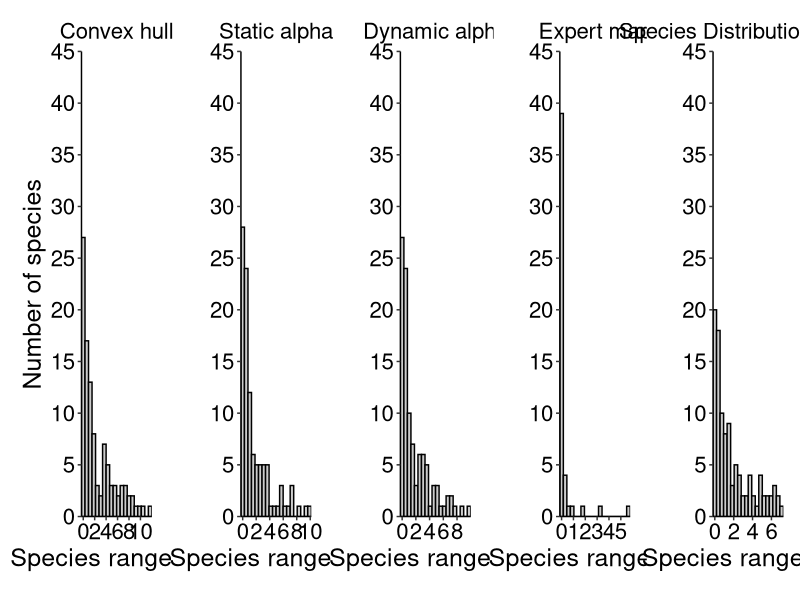

The R source for this figure: (Note: this script raises an error after producing the figure.)
### This code replicates all the analysis and figures done in the paper entitled: 
# "Comparing methods for estimating geographic ranges in freshwater fishes"
# by Valencia-Rodríguez et al. Submitted to Freshwater Biology

#-----------------------------------------------------------------------------#
####             3.1 Comparison of range sizes between methods             ####
#-----------------------------------------------------------------------------#

## This analysis only considers ranges restricted to water bodies for each method

# Load libraries
library(readr)
library(dplyr)
library(tidyr)
library(ggplot2)
library(patchwork)

# Set your working directory
setwd("~/yourpath")

## Load the "ranges_size.csv" table with the range size estimates for each method. 
# This file is available in section 2.6 or in the tables folder. 
data <- read_csv("ranges_size.csv")

### Prepare the data for analysis ###

# Select only the columns with methods to evaluate range sizes restricted to water bodies
ranges <- data %>% select(Convex_network,Static_network,Dynamic_network,SDM,Expert_network) %>% 
  rename(Convex=Convex_network, Static=Static_network, Dynamic=Dynamic_network, Expert=Expert_network)

## Kolmogorov-Smirnov (KS) test to compare range sizes estimated by each pair of methods

# Function to perform KS test between pairs of methods
ks_test <- function(col1, col2, data) {
  filtered_data <- data %>% select(all_of(col1), all_of(col2)) %>% drop_na()
  test_result <- ks.test(filtered_data[[col1]], filtered_data[[col2]])
  return(c(col1, col2, test_result$statistic, test_result$p.value, nrow(filtered_data)))
}

# Create a list of all possible method pairs
method_pairs <- combn(names(ranges), 2, simplify = FALSE)
# KS test for each pair of methods
ks_results <- lapply(method_pairs, function(pair) {
  ks_test(pair[1], pair[2], ranges)
})

# Merge the results into an array
ks_results_df <- do.call(rbind, ks_results)
colnames(ks_results_df) <- c("Method1", "Method2", "KS_Statistic", "p_KS", "Sample_Size")

# Convert results to a data frame and ensure correct data types
ks_results_df <- as.data.frame(ks_results_df)
ks_results_df$KS_Statistic <- as.numeric(as.character(ks_results_df$KS_Statistic))
ks_results_df$p_KS <- as.numeric(as.character(ks_results_df$p_KS))
ks_results_df$Sample_Size <- as.numeric(as.character(ks_results_df$Sample_Size))
# Print the results
print(ks_results_df)

## Note: The "ks_results_df" object will be used after constructing FIGURE 3 to generate Table 2 ##

### FIGURE 3 ###

# Convex hull
hull <- ggplot(ranges, aes(Convex/100000)) +
  geom_histogram(fill="grey80", color="black", bins=20) +
  labs(x = expression("Species range size"), y="Number of species") +
  scale_y_continuous(limits=c(0, 45), breaks=seq(0, 45, by=5), expand=c(0,0)) +
  scale_x_continuous(breaks=seq(0, 12, by=2), expand=c(0,0))+
  theme_classic() +
  theme(text = element_text(size=18),
        axis.line=element_line(color="black"),
        axis.text=element_text(color="black", size=16),
        axis.title=element_text(color="black"),
        plot.title=element_text(hjust=0.5, size=16))+
  ggtitle("Convex hull")

# Static alpha
static <- ggplot(ranges, aes(Static/100000)) +
  geom_histogram(fill="grey80", color="black", bins=20) +
  labs(x = expression("Species range size"), y="") +
  scale_y_continuous(limits=c(0, 45), breaks=seq(0, 45, by=5), expand=c(0,0)) +
  scale_x_continuous(breaks=seq(0, 12, by=2), expand=c(0,0)) +
  theme_classic() +
  theme(text=element_text(size=18),
        axis.line=element_line(color="black"),
        axis.text=element_text(color="black", size=16),
        axis.title=element_text(color="black"),
        plot.title=element_text(hjust=0.5, size=16))+
  ggtitle("Static alpha")

# Dynamic alpha
dynamic <- ggplot(ranges, aes(Dynamic/100000)) +
  geom_histogram(fill="grey80", color="black", bins=20) +
  labs(x = expression("Species range size"), y="") +
  scale_y_continuous(limits=c(0, 45), breaks=seq(0, 45, by=5), expand=c(0,0)) +
  scale_x_continuous(breaks=seq(0, 12, by=2), expand=c(0,0)) +
  theme_classic() +
  theme(text=element_text(size=18),
        axis.line=element_line(color="black"),
        axis.text=element_text(color="black", size=16),
        axis.title=element_text(color="black"),
        plot.title=element_text(hjust=0.5, size=16))+
  ggtitle("Dynamic alpha")

# Expert maps
expert <- ggplot(ranges, aes(Expert/100000)) +
  geom_histogram(fill="grey80", color="black", bins=20) +
  labs(x = expression("Species range size"), y="") +
  scale_y_continuous(limits=c(0, 45), breaks=seq(0, 45, by=5), expand=c(0,0)) +
  scale_x_continuous(breaks=seq(0, 12, by=1), expand=c(0,0)) +
  theme_classic() +
  theme(text = element_text(size = 18),
        axis.line=element_line(color="black"),
        axis.text=element_text(color="black", size=16),
        axis.title=element_text(color="black"),
        plot.title=element_text(hjust=0.5, size=16))+
  ggtitle("Expert map")

# Species Distribution Model (SDM)
sdm <- ggplot(ranges, aes(SDM/100000)) +
  geom_histogram(fill="grey80", color="black", bins=20) +
  labs(x = expression("Species range size"), y="") +
  scale_y_continuous(limits=c(0, 45), breaks=seq(0, 45, by=5), expand=c(0,0)) +
  scale_x_continuous(breaks=seq(0, 12, by=2), expand=c(0,0)) +
  theme_classic() +
  theme(text=element_text(size = 18),
        axis.line=element_line(color="black"),
        axis.text=element_text(color="black", size=16),
        axis.title=element_text(color="black"),
        plot.title=element_text(hjust=0.5, size=16))+
  ggtitle("Species Distribution Model")

# Combine images into a single figure and export
group.fig.3 <- wrap_elements(hull) | wrap_elements(static) | wrap_elements(dynamic) | 
  wrap_elements(expert) | wrap_elements(sdm)

Fig.3 <- group.fig.3 + theme(plot.margin = margin(1, 1, 1, 1)) # Adjust margins

# Save figure
ggsave(Fig.3, filename="Fig_3.tiff", width=18, height=7,
       units="cm", scale=2, dpi=400)


### Table 2 ### 

## Prepare the data for analysis
# Convert the "ranges" object to long format
data_long <- pivot_longer(ranges,cols=c(Convex,Static,Dynamic,SDM,Expert),
                          names_to="Method", values_to="RangeSize") %>%
  drop_na() # Remove rows with NA

# Kruskal-Wallis test to test differences between range sizes
kruskal_test <- kruskal.test(RangeSize ~ Method, data = data_long)

# Function to perform Wilcoxon test between all possible pairs of methods
wilcox_test <- function(col1, col2, ranges) {
  filtered_data <- ranges %>% select(all_of(col1), all_of(col2)) %>% drop_na()
  test_result <- wilcox.test(filtered_data[[col1]], filtered_data[[col2]])
  return(c(col1, col2, test_result$statistic, test_result$p.value))
}

# Create a list of all method pairs
method_pairs <- combn(names(ranges), 2, simplify = FALSE)

# Wilcoxon test for each pair of methods
wilcox_results <- lapply(method_pairs, function(pair) {
  wilcox_test(pair[1], pair[2], ranges)
})

# Combine results into a matrix
# Using do.call to combine Wilcoxon test results into a matrix and then convert to data.frame
wilcox_results_df <- do.call(rbind, wilcox_results)
colnames(wilcox_results_df) <- c("Method1", "Method2", "W", "p_Wilcoxon")

# Ensure numerical columns are of the correct type
wilcox_results_df <- as.data.frame(wilcox_results_df)
wilcox_results_df$W <- as.numeric(wilcox_results_df$W)
wilcox_results_df$p_Wilcoxon <- as.numeric(wilcox_results_df$p_Wilcoxon)

# Merge tables using Method1 and Method2 as key columns
## Note: The "ks_results_df" object was constructed in the first part of this section
merged_df <- merge(ks_results_df, wilcox_results_df, by = c("Method1", "Method2"))

# Add column with compared methods
merged_df$Comparative_Method <- paste(merged_df$Method1, "-", merged_df$Method2)

# Rearrange columns and rename for the final format of Table S3
final_df <- merged_df[,c("Comparative_Method","W","p_Wilcoxon",
                         "KS_Statistic","p_KS", "Sample_Size")]
colnames(final_df) <- c("Comparative Method","W","p(W)","D","p(D)","Sample size")

# Format p-values
final_df$`p(W)` <- ifelse(final_df$`p(W)` < 0.05, paste0(formatC(final_df$`p(W)`, format="f", digits=3), "*"), formatC(final_df$`p(W)`, format="f", digits=2))
final_df$`p(D)` <- ifelse(final_df$`p(D)` < 0.05, paste0(formatC(final_df$`p(D)`, format="f", digits=3), "*"), formatC(final_df$`p(D)`, format="f", digits=2))

# Display the result
print(final_df)

# Save the results as Table S3
write.csv(final_df, "Table_S3.csv", row.names = FALSE)

#-----------------------------------------------------------------------------#
#### 3.2 Unrestricted vs. restricted range size within each polygon method ####
#-----------------------------------------------------------------------------#

## This analysis only considers ranges derived from each polygon method

# Load libraries
library(readr)
library(dplyr)
library(tidyr)
library(ggplot2)

### Load and prepare the data ###
# Load the table with estimated range sizes for each method
data <- read_csv("ranges_size.csv") # This is the same table from the previous analysis

### Transform the table ###
# Reshape the data from a wide format to a long format, combining method and shape information
# into separate columns and ensuring that each row represents a single observation of range size.
df <- data %>%
  pivot_longer(cols= -c(Species, 'Number of occurrence records', 'Alpha value'), 
               names_to=c("Method_Shape"),values_to="Value") %>%
  separate(Method_Shape, into=c("Method", "Shape"), sep="_", fill="right") %>%
  mutate(Method=recode(Method, Convex="Convex hull", Dynamic="Dynamic alpha",
                       Static="Static alpha", Expert="Expert map"),
    Shape = ifelse(is.na(Shape), "Polygon", recode(Shape, network="Water bodies", netw="Water bodies"))) %>% 
  select(Method, Shape, Value) %>%
  drop_na(Value)

# Kruskal-Wallis test to detect differences within methods
kruskal <- kruskal.test(df$Value ~ df$Shape, data = df)

# Filter the data to remove NAs and exclude SDM, which only has restricted ranges in water bodies
df.wilcoxon <- df %>% filter(!is.na(Shape) & Method != "SDM")

# List of methods
methods <- unique(df.wilcoxon$Method)
# List to store Wilcoxon test results within each method
results_list <- list()

for (method in methods) {
  df_method <- df.wilcoxon %>% filter(Method == method)
  if (length(unique(df_method$Shape)) == 2) {
    test <- wilcox.test(Value ~ Shape, data = df_method, paired = FALSE)
    results_list[[method]] <- list(p.value = test$p.value, W = test$statistic)
  } else {
    results_list[[method]] <- list(p.value = NA, W = NA)
  }
}

# Create dataframe with the results
results_df <- do.call(rbind, lapply(names(results_list), function(method) {
  data.frame(Method=method, P_Value=results_list[[method]]$p.value, W=results_list[[method]]$W)}))


### FIGURE 4 ###

orden_nom <- c("Convex hull", "Static alpha", "Dynamic alpha", "Expert map", "SDM")
df$Method <- factor(df$Method, levels = orden_nom)
df$Shape <- factor(df$Shape, levels = c("Polygon", "Water bodies"))

# Filter out SDM rows
df_filtered <- df %>% filter(Method != "SDM")

Fig.4 <- 
  ggplot(df_filtered, aes(x = Method, y = Value / 100000, fill = Shape)) +
  geom_boxplot() +
  scale_fill_manual(values=c("#E69F00", "#999999"))+
  labs(x = "", y = expression("Range size (" * km^2 * " x " *10^5* ")")) +
  scale_y_continuous(limits = c(0, 100), breaks=seq(0, 100, by=10), expand=c(0,0))+
  theme_classic() +
  theme(text = element_text(size = 18, color = "black"),
        legend.position = "top",
        panel.grid.major = element_blank(),
        panel.grid.minor = element_blank(),
        axis.line = element_line(color = "black"),
        axis.text = element_text(color = "black", size = 16))

# Save figure
ggsave(Fig.4, filename = "Fig_4.tiff", width = 18, height = 7,
       units ="cm", scale = 2, dpi = 400)

#-----------------------------------------------------------------------------#
####      3.3 Differences and similarities among species' range sizes      ####
#-----------------------------------------------------------------------------#

## This analysis only considers ranges restricted to water bodies for each method

# Load libraries
library(dplyr)
library(ggplot2)
library(gridExtra)

## Apply standard regression models to compare differences in range sizes estimated by each method

## Note: We call the data table adjusted in section 3.1 (object "ranges"),
# which contains the range sizes of each method adjusted to water bodies

# Define the methods to compare
methods <- c("Convex", "Static", "Dynamic", "SDM", "Expert")

# Function to perform linear regressions between pairs of methods
lm_test <- function(col1, col2, data) {
  formula <- as.formula(paste(col1, "~", col2))
  lm_result <- lm(formula, data = data)
  summary_result <- summary(lm_result)
  
  intercept <- summary_result$coefficients[1, 1]
  intercept_t <- summary_result$coefficients[1, 3]
  intercept_p <- summary_result$coefficients[1, 4]
  
  slope <- summary_result$coefficients[2, 1]
  slope_t <- summary_result$coefficients[2, 3]
  slope_p <- summary_result$coefficients[2, 4]
  
  r_squared <- summary_result$r.squared
  
  return(c(col1, col2, intercept, intercept_t, intercept_p, slope, slope_t, slope_p, r_squared))
}

# Create a list of all possible pairs of methods
method_pairs <- combn(methods, 2, simplify = FALSE)

# Perform linear regressions for each pair of methods
lm_results <- lapply(method_pairs, function(pair) {
  lm_test(pair[1], pair[2], ranges)
})

# Combining the rows of the list into a matrix and assign column names to the resulting matrix
lm_results_df <- do.call(rbind, lm_results)
colnames(lm_results_df) <- c("Comparative Method", "Method2", "Intercept", "Intercept_t", 
                             "Intercept_p", "Slope", "Slope_t", "Slope_p", "R-squared")

# Convert the matrix to a data frame
lm_results_df <- as.data.frame(lm_results_df)

# Verify and convert data types in the resulting data frame to ensure 
# numerical values are treated correctly
lm_results_df$Intercept <- as.numeric(as.character(lm_results_df$Intercept))
lm_results_df$Intercept_t <- as.numeric(as.character(lm_results_df$Intercept_t))
lm_results_df$Intercept_p <- as.numeric(as.character(lm_results_df$Intercept_p))
lm_results_df$Slope <- as.numeric(as.character(lm_results_df$Slope))
lm_results_df$Slope_t <- as.numeric(as.character(lm_results_df$Slope_t))
lm_results_df$Slope_p <- as.numeric(as.character(lm_results_df$Slope_p))
lm_results_df$`R-squared` <- as.numeric(as.character(lm_results_df$`R-squared`))

# Concatenate the names of the comparative methods
lm_results_df$`Comparative Method` <- paste(lm_results_df$`Comparative Method`, lm_results_df$Method2, sep = " - ")
lm_results_df <- lm_results_df %>% select(-Method2)
# Print the results
print(lm_results_df)

# Save the results table (Table S3)
write.csv(lm_results_df, "Table_S3.csv", row.names = FALSE)


### FIGURE 5 ###

# Define a general theme for all the plots (Figure 5)
mytheme <- theme(text=element_text(family='Calibri'),
                 axis.text.y=element_text(colour="black", size=11, face="plain"), 
                 axis.text.x=element_text(colour="black", face="plain", size=11),
                 legend.text=element_text(size=11, face="plain", colour="black"), 
                 axis.title.x=element_text(size =13, colour ="black"),
                 axis.title.y=element_text(size =13, colour ="black"),
                 panel.background =element_blank(),
                 panel.border=element_rect(colour= "black", fill=NA, size=0.8),
                 legend.key=element_blank(),
                 axis.line=element_line(size=0.1, color='black'))

# Convex hull ~ Static 
hull.static <- 
  ggplot(ranges, aes(x=ranges$Static/100000, y=ranges$Convex/100000)) +
  geom_point(color="gray60", size=1.5) +
  geom_smooth(method="lm", formula=y~x, se=FALSE, linetype="dashed", color="red", linewidth=1) +
  geom_abline(slope=1, intercept=0, color="grey", linewidth=0.2) +
  labs(x=expression("Static alpha"), y="Convex hull") +
  scale_x_continuous(limits=c(0, 12), breaks=seq(0, 12, by=3), expand=c(0,0)) +
  scale_y_continuous(limits=c(0, 12), breaks=seq(0, 12, by=3), expand=c(0,0)) +
  mytheme+
  annotate("text", x=3.6, y=11, label=expression(paste(italic(R)^2,"=","0.93")), size=3, hjust=1)

# Convex hull ~ Dynamic 
hull.dynamic <- 
  ggplot(ranges,aes(x=ranges$Dynamic/100000, y=ranges$Convex/100000))+
  geom_point(color="gray60", size=1.5) +
  geom_smooth(method="lm", formula=y~x, se=FALSE, linetype="dashed", color="red", linewidth=1)+
  geom_abline(slope=1, intercept=0, color="grey", linewidth=0.2) +
  labs(x=expression("Dynamic alpha"), y="Convex hull") +
  scale_x_continuous(limits=c(0, 12), breaks=seq(0, 12, by=3), expand=c(0,0)) +
  scale_y_continuous(limits=c(0, 12), breaks=seq(0, 12, by=3), expand=c(0,0)) +
  mytheme +
  annotate("text", x=3.6, y=11, label=expression(paste(italic(R)^2,"=","0.95")), size=3, hjust=1)

# Convex hull ~ Expert
hull.expert <-  
  ggplot(ranges,aes(x=ranges$Expert/100000, y=ranges$Convex/100000))+
  geom_point(color="gray60", size=1.5) +
  geom_smooth(method="lm", formula=y~x, se=FALSE, linetype="dashed", color="red", linewidth=1)+
  geom_abline(slope=1, intercept=0, color="grey", linewidth=0.2) +
  labs(x=expression("Expert map"), y="Convex hull") +
  scale_x_continuous(limits=c(0, 12), breaks=seq(0, 12, by=3), expand=c(0,0)) +
  scale_y_continuous(limits=c(0, 12), breaks=seq(0, 12, by=3), expand=c(0,0)) +
  mytheme +
  annotate("text", x=3.6, y=11, label=expression(paste(italic(R)^2,"=","0.88")), size=3, hjust=1)

# Static ~ Dynamic
static.dynamic <-
  ggplot(ranges,aes(x=ranges$Dynamic/100000, y=ranges$Static/100000))+
  geom_point(color="gray60", size=1.5) +
  geom_smooth(method="lm", formula=y~x, se=FALSE, linetype="dashed", color="red", linewidth=1)+
  geom_abline(slope=1, intercept=0, color="grey", linewidth=0.2) +
  labs(x=expression("Dynamic alpha"), y="Static alpha") +
  scale_x_continuous(limits=c(0, 12), breaks=seq(0, 12, by=3), expand=c(0,0)) +
  scale_y_continuous(limits=c(0, 12), breaks=seq(0, 12, by=3), expand=c(0,0)) +
  mytheme +
  annotate("text", x=3.6, y=11, label=expression(paste(italic(R)^2,"=","0.91")), size=3, hjust=1)

# Static ~ Expert
static.expert <-
  ggplot(ranges,aes(x=ranges$Expert/100000, y=ranges$Static/100000))+
  geom_point(color="gray60", size=1.5) +
  geom_smooth(method="lm", formula=y~x, se=FALSE, linetype="dashed", color="red", linewidth=1)+
  geom_abline(slope=1, intercept=0, color="grey", linewidth=0.2) +
  labs(x=expression("Expert map"), y="Static alpha") +
  scale_x_continuous(limits=c(0, 12), breaks=seq(0, 12, by=3), expand=c(0,0)) +
  scale_y_continuous(limits=c(0, 12), breaks=seq(0, 12, by=3), expand=c(0,0)) +
  mytheme +
  annotate("text", x=3.6, y=11, label=expression(paste(italic(R)^2,"=","0.85")), size=3, hjust=1)

# Dynamic ~ Expert
dynamic.expert <- 
  ggplot(ranges,aes(x=ranges$Expert/100000, y=ranges$Dynamic/100000))+
  geom_point(color="gray60", size=1.5) +
  geom_smooth(method="lm", formula=y~x, se=FALSE, linetype="dashed", color="red", linewidth=1)+
  geom_abline(slope=1, intercept=0, color="grey", linewidth=0.2) +
  labs(x=expression("Expert map"), y ="Dynamic alpha") +
  scale_x_continuous(limits=c(0, 12), breaks=seq(0, 12, by=3), expand=c(0,0)) +
  scale_y_continuous(limits=c(0, 12), breaks=seq(0, 12, by=3), expand=c(0,0)) +
  mytheme +
  annotate("text", x=3.6, y=11, label=expression(paste(italic(R)^2,"=","0.81")), size=3, hjust=1)

# Convex hull ~ SDM 
hull.sdm <-
  ggplot(ranges,aes(x=ranges$SDM/100000, y=ranges$Convex/100000))+
  geom_point(color="gray60", size=1.5) +
  geom_smooth(method="lm", formula=y~x, se=FALSE, linetype="dashed", color="red", linewidth=1)+
  geom_abline(slope=1, intercept=0, color="grey", linewidth=0.2) +
  labs(x=expression("SDMs"), y="Convex hull") +
  scale_x_continuous(limits=c(0, 12), breaks=seq(0, 12, by=3), expand=c(0,0)) +
  scale_y_continuous(limits=c(0, 12), breaks=seq(0, 12, by=3), expand=c(0,0)) +
  mytheme +
  annotate("text", x=3.6, y=11, label=expression(paste(italic(R)^2,"=","0.76")), size=3, hjust=1)

# Static ~ SDM
static.sdm <-
  ggplot(ranges,aes(x=ranges$SDM/100000, y=ranges$Static/100000))+
  geom_point(color="gray60", size=1.5) +
  geom_smooth(method="lm",formula=y~x,se=FALSE,linetype="dashed", color="red",linewidth=1)+
  geom_abline(slope=1, intercept=0, color="grey", linewidth=0.2) +
  labs(x=expression("SDMs"), y="Static alpha") +
  scale_x_continuous(limits=c(0, 12), breaks=seq(0, 12, by=3), expand=c(0,0)) +
  scale_y_continuous(limits=c(0, 12), breaks=seq(0, 12, by=3), expand=c(0,0)) +
  mytheme +
  annotate("text", x=3.6, y=11, label=expression(paste(italic(R)^2,"=","0.73")), size=3, hjust=1)

# Dynamic ~ SDM
dynamic.sdm <-
  ggplot(ranges,aes(x=ranges$SDM/100000, y=ranges$Dynamic/100000))+
  geom_point(color = "gray60", size=1.5) +
  geom_smooth(method="lm",formula=y~x,se=FALSE,linetype="dashed", color="red",linewidth=1)+
  geom_abline(slope=1, intercept=0, color="grey", linewidth=0.2) +
  labs(x=expression("SDMs"), y ="Dynamic alpha") +
  scale_x_continuous(limits=c(0, 12), breaks=seq(0, 12, by=3), expand=c(0,0)) +
  scale_y_continuous(limits=c(0, 12), breaks=seq(0, 12, by=3), expand=c(0,0)) +
  mytheme +
  annotate("text", x=3.6, y=11, label=expression(paste(italic(R)^2,"=","0.68")), size=3, hjust=1)

# SDM ~ Expert
sdm.expert <-
  ggplot(ranges,aes(x=ranges$Expert/100000, y=ranges$SDM/100000))+
  geom_point(color="gray60", size=1.5) +
  geom_smooth(method="lm",formula=y~x,se=FALSE,linetype="dashed", color="red",linewidth=1)+
  geom_abline(slope=1, intercept=0, color="grey", linewidth=0.2) +
  labs(x=expression("Expert map"), y="SDMs") +
  scale_x_continuous(limits=c(0, 12), breaks=seq(0, 12, by=3), expand=c(0,0)) +
  scale_y_continuous(limits=c(0, 12), breaks=seq(0, 12, by=3), expand=c(0,0)) +
  mytheme +
  annotate("text", x=3.6, y=11, label=expression(paste(italic(R)^2,"=","0.72")), size=3, hjust=1)

# Combine all the plots into a grid
Fig.5 <- grid.arrange(hull.static, hull.dynamic, hull.expert, hull.sdm, static.dynamic,
                      static.expert, static.sdm, dynamic.expert, dynamic.sdm, sdm.expert,
                      ncol=3, nrow=4, layout_matrix=rbind(c(1, 2, 3), c(4, 5, 6),
                                                         c(7, 8, 9), c(NA, 10, NA)))

# Save figure
ggsave(Fig.5, filename="Fig_5.tiff", width=18, height=18,
       units="cm", scale=1, dpi=400)
